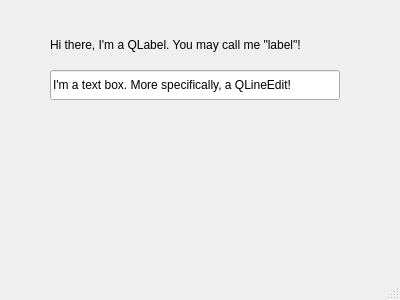
<?xml version="1.0" encoding="UTF-8"?>
<ui version="4.0">
 <class>MainWindow</class>
 <widget class="QMainWindow" name="MainWindow">
  <property name="geometry">
   <rect>
    <x>0</x>
    <y>0</y>
    <width>400</width>
    <height>300</height>
   </rect>
  </property>
  <property name="windowTitle">
   <string>CMake_Qt_Example</string>
  </property>
  <widget class="QWidget" name="centralWidget">
   <widget class="QLineEdit" name="textBox">
    <property name="geometry">
     <rect>
      <x>50</x>
      <y>70</y>
      <width>290</width>
      <height>30</height>
     </rect>
    </property>
    <property name="text">
     <string>I'm a text box. More specifically, a QLineEdit!</string>
    </property>
   </widget>
   <widget class="QLabel" name="label">
    <property name="geometry">
     <rect>
      <x>50</x>
      <y>30</y>
      <width>290</width>
      <height>30</height>
     </rect>
    </property>
    <property name="text">
     <string>Hi there, I'm a QLabel. You may call me &quot;label&quot;!</string>
    </property>
   </widget>
  </widget>
  <widget class="QStatusBar" name="statusBar"/>
 </widget>
 <resources/>
 <connections/>
</ui>
